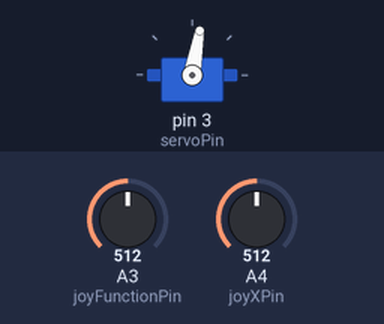
Bench run of a sketch on a simulated Arduino Uno, built with avr-gcc and run on an emulated ATmega328P. On the bench: servo. The inputs (shaded band) are chosen by the test bench; at power-on: A3 (joyFunctionPin) = 512, A4 (joyXPin) = 512. What the sketch prints to the serial monitor is not drawn.

Above: at 1.2 s.
1.3 s: A3 (joyFunctionPin) set to 0
At 2.1 s:
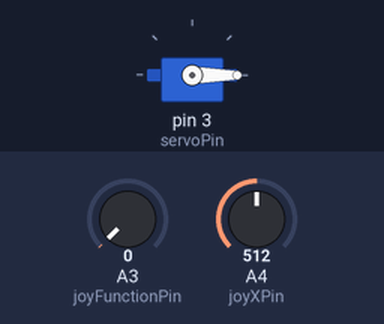
At 3.1 s:
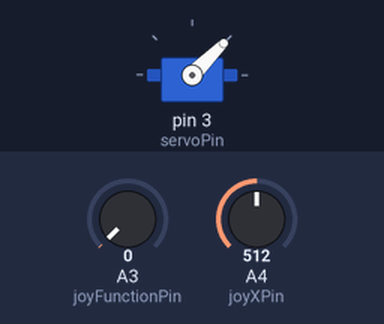
4.3 s: A4 (joyXPin) set to 716
At 4.6 s:
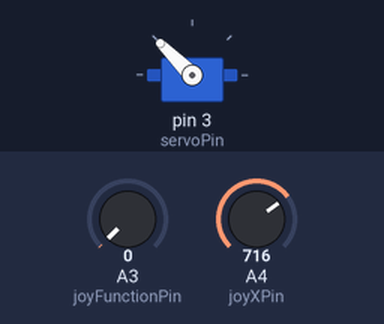
Timing chart, 0 to 13.3 s (numbered marks = the images above; inputs shaded):
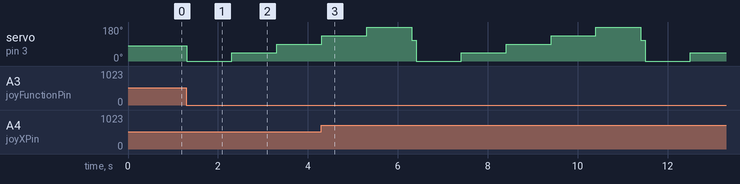

Measured:
- after the input at 1.3 s, servo on pin 3 (servoPin): 80° → 0° at once, → 45° 1.0 s later, → 90° 1.0 s later

The sketch:

servoWithJoystick.ino
```cpp
#include <Servo.h>

Servo rotor;
int servoPin = 3;
int joyXPin = 4;
int joyFunctionPin = 3;

int rotX, rotXConverted, joyFunction = 0;

void setup() {
  rotor.attach(servoPin);
  Serial.begin(9600);
}

void loop() {
  joyFunction = analogRead(joyFunctionPin);

  if(joyFunction == 0){
    rotor.write(0);
      delay(1000);
    rotor.write(45);
      delay(1000);
    rotor.write(90);
      delay(1000);
    rotor.write(135);
      delay(1000);
    rotor.write(180);
      delay(1000);
  }

  rotX = analogRead(joyXPin);
    Serial.print(rotX);
    Serial.println();

  rotXConverted = map(rotX, 0, 1023, 0,160);
  rotor.write(rotXConverted);

  delay(100);
}
```
